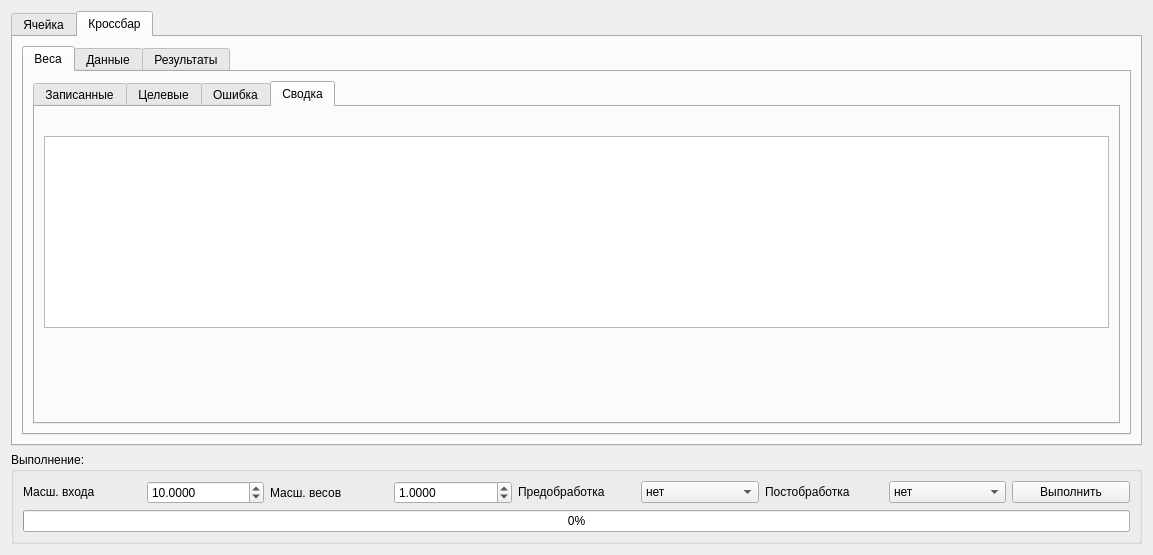
<?xml version="1.0" encoding="UTF-8"?>
<ui version="4.0">
 <class>Dialog</class>
 <widget class="QWidget" name="Dialog">
  <property name="geometry">
   <rect>
    <x>0</x>
    <y>0</y>
    <width>1153</width>
    <height>555</height>
   </rect>
  </property>
  <property name="windowTitle">
   <string>Математика</string>
  </property>
  <layout class="QVBoxLayout" name="verticalLayout_10">
   <item>
    <widget class="QTabWidget" name="tabwidget_mode">
     <property name="currentIndex">
      <number>1</number>
     </property>
     <widget class="QWidget" name="tab_3">
      <attribute name="title">
       <string>Ячейка</string>
      </attribute>
      <layout class="QHBoxLayout" name="horizontalLayout_9">
       <item>
        <layout class="QVBoxLayout" name="verticalLayout">
         <item>
          <widget class="QFrame" name="frame">
           <property name="frameShape">
            <enum>QFrame::StyledPanel</enum>
           </property>
           <property name="frameShadow">
            <enum>QFrame::Raised</enum>
           </property>
           <layout class="QHBoxLayout" name="horizontalLayout_8">
            <item>
             <widget class="QLabel" name="label_cell_info">
              <property name="sizePolicy">
               <sizepolicy hsizetype="Maximum" vsizetype="Preferred">
                <horstretch>0</horstretch>
                <verstretch>0</verstretch>
               </sizepolicy>
              </property>
              <property name="text">
               <string>WL=0, BL=0, R=0, Текущее значение=0</string>
              </property>
             </widget>
            </item>
            <item>
             <widget class="Line" name="line_2">
              <property name="orientation">
               <enum>Qt::Vertical</enum>
              </property>
             </widget>
            </item>
            <item>
             <widget class="QLabel" name="label_10">
              <property name="sizePolicy">
               <sizepolicy hsizetype="Maximum" vsizetype="Preferred">
                <horstretch>0</horstretch>
                <verstretch>0</verstretch>
               </sizepolicy>
              </property>
              <property name="text">
               <string>Целевое значение=</string>
              </property>
             </widget>
            </item>
            <item>
             <widget class="QDoubleSpinBox" name="spinbox_new_weight">
              <property name="sizePolicy">
               <sizepolicy hsizetype="Maximum" vsizetype="Fixed">
                <horstretch>0</horstretch>
                <verstretch>0</verstretch>
               </sizepolicy>
              </property>
              <property name="decimals">
               <number>4</number>
              </property>
              <property name="minimum">
               <double>0.000100000000000</double>
              </property>
              <property name="maximum">
               <double>99.999899999999997</double>
              </property>
              <property name="singleStep">
               <double>0.000100000000000</double>
              </property>
              <property name="value">
               <double>0.100000000000000</double>
              </property>
             </widget>
            </item>
            <item>
             <widget class="QPushButton" name="button_change_weight_cell">
              <property name="sizePolicy">
               <sizepolicy hsizetype="Maximum" vsizetype="Fixed">
                <horstretch>0</horstretch>
                <verstretch>0</verstretch>
               </sizepolicy>
              </property>
              <property name="text">
               <string>Задать</string>
              </property>
             </widget>
            </item>
            <item>
             <widget class="QLabel" name="label_target_resistance">
              <property name="sizePolicy">
               <sizepolicy hsizetype="Maximum" vsizetype="Preferred">
                <horstretch>0</horstretch>
                <verstretch>0</verstretch>
               </sizepolicy>
              </property>
              <property name="text">
               <string>R=</string>
              </property>
             </widget>
            </item>
            <item>
             <spacer name="horizontalSpacer">
              <property name="orientation">
               <enum>Qt::Horizontal</enum>
              </property>
              <property name="sizeHint" stdset="0">
               <size>
                <width>40</width>
                <height>20</height>
               </size>
              </property>
             </spacer>
            </item>
           </layout>
          </widget>
         </item>
         <item>
          <layout class="QHBoxLayout" name="horizontalLayout">
           <item>
            <widget class="QGroupBox" name="groupBox">
             <property name="title">
              <string>Входные значения:</string>
             </property>
             <layout class="QVBoxLayout" name="verticalLayout_5">
              <item>
               <layout class="QVBoxLayout" name="verticalLayout_2">
                <property name="sizeConstraint">
                 <enum>QLayout::SetDefaultConstraint</enum>
                </property>
                <item>
                 <layout class="QHBoxLayout" name="horizontalLayout_3">
                  <item>
                   <widget class="QPushButton" name="button_load_input_data">
                    <property name="text">
                     <string>Загрузить</string>
                    </property>
                   </widget>
                  </item>
                  <item>
                   <widget class="QPushButton" name="button_save_input_data">
                    <property name="text">
                     <string>Сохранить</string>
                    </property>
                   </widget>
                  </item>
                 </layout>
                </item>
                <item>
                 <layout class="QHBoxLayout" name="horizontalLayout_7">
                  <item>
                   <widget class="QLabel" name="label">
                    <property name="text">
                     <string>Числа:</string>
                    </property>
                   </widget>
                  </item>
                  <item>
                   <widget class="QLabel" name="label_2">
                    <property name="text">
                     <string>Напряжения:</string>
                    </property>
                   </widget>
                  </item>
                 </layout>
                </item>
                <item>
                 <layout class="QHBoxLayout" name="horizontalLayout_2">
                  <item>
                   <widget class="QPlainTextEdit" name="text_input_data">
                    <property name="sizePolicy">
                     <sizepolicy hsizetype="Expanding" vsizetype="Expanding">
                      <horstretch>0</horstretch>
                      <verstretch>0</verstretch>
                     </sizepolicy>
                    </property>
                   </widget>
                  </item>
                  <item>
                   <widget class="QPlainTextEdit" name="text_voltage"/>
                  </item>
                 </layout>
                </item>
                <item>
                 <widget class="QLabel" name="label_input_data_status">
                  <property name="text">
                   <string>Введите по одному числу в строке!</string>
                  </property>
                 </widget>
                </item>
               </layout>
              </item>
             </layout>
            </widget>
           </item>
           <item>
            <widget class="QGroupBox" name="groupBox_2">
             <property name="title">
              <string>Результат:</string>
             </property>
             <layout class="QVBoxLayout" name="verticalLayout_4">
              <item>
               <layout class="QVBoxLayout" name="verticalLayout_3">
                <item>
                 <layout class="QHBoxLayout" name="horizontalLayout_4">
                  <item>
                   <widget class="QPushButton" name="button_save_result">
                    <property name="text">
                     <string>Сохранить</string>
                    </property>
                   </widget>
                  </item>
                 </layout>
                </item>
                <item>
                 <widget class="QPlainTextEdit" name="text_output_data"/>
                </item>
                <item>
                 <widget class="QLabel" name="label_output_data_status">
                  <property name="text">
                   <string/>
                  </property>
                 </widget>
                </item>
               </layout>
              </item>
             </layout>
            </widget>
           </item>
          </layout>
         </item>
        </layout>
       </item>
      </layout>
     </widget>
     <widget class="QWidget" name="tab_4">
      <attribute name="title">
       <string>Кроссбар</string>
      </attribute>
      <layout class="QVBoxLayout" name="verticalLayout_7">
       <item>
        <widget class="QTabWidget" name="tabWidget_4">
         <property name="currentIndex">
          <number>0</number>
         </property>
         <widget class="QWidget" name="tab_2">
          <attribute name="title">
           <string>Веса</string>
          </attribute>
          <layout class="QVBoxLayout" name="verticalLayout_16">
           <item>
            <widget class="QTabWidget" name="tabWidget_2">
             <property name="currentIndex">
              <number>3</number>
             </property>
             <widget class="QWidget" name="tab_6">
              <attribute name="title">
               <string>Записанные</string>
              </attribute>
              <layout class="QVBoxLayout" name="verticalLayout_8">
               <item>
                <layout class="QHBoxLayout" name="horizontalLayout_13">
                 <item>
                  <widget class="QPushButton" name="button_read_current_weights_matrix">
                   <property name="text">
                    <string>Прочитать</string>
                   </property>
                  </widget>
                 </item>
                 <item>
                  <widget class="QPushButton" name="button_save_current_weights_matrix">
                   <property name="text">
                    <string>Сохранить csv</string>
                   </property>
                  </widget>
                 </item>
                 <item>
                  <widget class="QPushButton" name="button_heatmap_current_weights_matrix">
                   <property name="text">
                    <string>Хитмап</string>
                   </property>
                  </widget>
                 </item>
                 <item>
                  <widget class="QPushButton" name="button_histogram_current_weights_matrix">
                   <property name="text">
                    <string>Гистограмма</string>
                   </property>
                  </widget>
                 </item>
                 <item>
                  <spacer name="horizontalSpacer_7">
                   <property name="orientation">
                    <enum>Qt::Horizontal</enum>
                   </property>
                   <property name="sizeHint" stdset="0">
                    <size>
                     <width>40</width>
                     <height>20</height>
                    </size>
                   </property>
                  </spacer>
                 </item>
                </layout>
               </item>
               <item>
                <widget class="QTableWidget" name="table_real_weights"/>
               </item>
              </layout>
             </widget>
             <widget class="QWidget" name="tab_5">
              <attribute name="title">
               <string>Целевые</string>
              </attribute>
              <layout class="QVBoxLayout" name="verticalLayout_11">
               <item>
                <layout class="QHBoxLayout" name="horizontalLayout_5">
                 <item>
                  <widget class="QPushButton" name="button_goal_weights_from_current">
                   <property name="text">
                    <string>Из записанных</string>
                   </property>
                  </widget>
                 </item>
                 <item>
                  <widget class="QPushButton" name="button_write_goal_weights_matrix">
                   <property name="text">
                    <string>Записать</string>
                   </property>
                  </widget>
                 </item>
                 <item>
                  <widget class="QPushButton" name="button_save_goal_weights_matrix">
                   <property name="text">
                    <string>Сохранить csv</string>
                   </property>
                  </widget>
                 </item>
                 <item>
                  <widget class="QPushButton" name="button_heatmap_goal_weights_matrix">
                   <property name="text">
                    <string>Хитмап</string>
                   </property>
                  </widget>
                 </item>
                 <item>
                  <widget class="QPushButton" name="button_histogram_goal_weights_matrix">
                   <property name="text">
                    <string>Гистограмма</string>
                   </property>
                  </widget>
                 </item>
                 <item>
                  <spacer name="horizontalSpacer_6">
                   <property name="orientation">
                    <enum>Qt::Horizontal</enum>
                   </property>
                   <property name="sizeHint" stdset="0">
                    <size>
                     <width>40</width>
                     <height>20</height>
                    </size>
                   </property>
                  </spacer>
                 </item>
                </layout>
               </item>
               <item>
                <widget class="QTableWidget" name="table_goal_weights"/>
               </item>
              </layout>
             </widget>
             <widget class="QWidget" name="tab_7">
              <attribute name="title">
               <string>Ошибка</string>
              </attribute>
              <layout class="QVBoxLayout" name="verticalLayout_9">
               <item>
                <layout class="QHBoxLayout" name="horizontalLayout_14">
                 <item>
                  <widget class="QPushButton" name="button_calculate_error_weights">
                   <property name="text">
                    <string>Посчитать</string>
                   </property>
                  </widget>
                 </item>
                 <item>
                  <widget class="QPushButton" name="button_save_error_weights">
                   <property name="text">
                    <string>Сохранить csv</string>
                   </property>
                  </widget>
                 </item>
                 <item>
                  <widget class="QPushButton" name="button_heatmap_error_weights">
                   <property name="text">
                    <string>Хитмап</string>
                   </property>
                  </widget>
                 </item>
                 <item>
                  <widget class="QPushButton" name="button_histogram_error_weights_matrix">
                   <property name="text">
                    <string>Гистограмма</string>
                   </property>
                  </widget>
                 </item>
                 <item>
                  <spacer name="horizontalSpacer_8">
                   <property name="orientation">
                    <enum>Qt::Horizontal</enum>
                   </property>
                   <property name="sizeHint" stdset="0">
                    <size>
                     <width>40</width>
                     <height>20</height>
                    </size>
                   </property>
                  </spacer>
                 </item>
                </layout>
               </item>
               <item>
                <widget class="QTableWidget" name="table_weights_errors"/>
               </item>
              </layout>
             </widget>
             <widget class="QWidget" name="tab_10">
              <attribute name="title">
               <string>Сводка</string>
              </attribute>
              <layout class="QVBoxLayout" name="verticalLayout_22">
               <item>
                <widget class="QLabel" name="label_weight_info">
                 <property name="text">
                  <string/>
                 </property>
                </widget>
               </item>
               <item>
                <widget class="QTableWidget" name="table_summary"/>
               </item>
               <item>
                <spacer name="verticalSpacer">
                 <property name="orientation">
                  <enum>Qt::Vertical</enum>
                 </property>
                 <property name="sizeHint" stdset="0">
                  <size>
                   <width>20</width>
                   <height>40</height>
                  </size>
                 </property>
                </spacer>
               </item>
              </layout>
             </widget>
            </widget>
           </item>
          </layout>
         </widget>
         <widget class="QWidget" name="tab_11">
          <attribute name="title">
           <string>Данные</string>
          </attribute>
          <layout class="QVBoxLayout" name="verticalLayout_17">
           <item>
            <widget class="QTabWidget" name="tabWidget_3">
             <property name="currentIndex">
              <number>0</number>
             </property>
             <widget class="QWidget" name="tab_8">
              <attribute name="title">
               <string>Числа</string>
              </attribute>
              <layout class="QVBoxLayout" name="verticalLayout_12">
               <item>
                <layout class="QHBoxLayout" name="horizontalLayout_15">
                 <item>
                  <widget class="QPushButton" name="button_load_input_array_from_disk">
                   <property name="text">
                    <string>Загрузить из csv</string>
                   </property>
                  </widget>
                 </item>
                 <item>
                  <widget class="QPushButton" name="button_generate_random_input_data">
                   <property name="text">
                    <string>Генерировать случайно</string>
                   </property>
                  </widget>
                 </item>
                 <item>
                  <widget class="QPushButton" name="button_save_input_array_to_disk">
                   <property name="text">
                    <string>Сохранить csv</string>
                   </property>
                  </widget>
                 </item>
                 <item>
                  <spacer name="horizontalSpacer_2">
                   <property name="orientation">
                    <enum>Qt::Horizontal</enum>
                   </property>
                   <property name="sizeHint" stdset="0">
                    <size>
                     <width>40</width>
                     <height>20</height>
                    </size>
                   </property>
                  </spacer>
                 </item>
                </layout>
               </item>
               <item>
                <widget class="QTableWidget" name="input_data_table"/>
               </item>
              </layout>
             </widget>
             <widget class="QWidget" name="tab_17">
              <attribute name="title">
               <string>Напряжения</string>
              </attribute>
              <layout class="QVBoxLayout" name="verticalLayout_21">
               <item>
                <layout class="QHBoxLayout" name="horizontalLayout_11">
                 <item>
                  <widget class="QPushButton" name="button_save_input_voltage_to_disk">
                   <property name="text">
                    <string>Сохранить csv</string>
                   </property>
                  </widget>
                 </item>
                 <item>
                  <spacer name="horizontalSpacer_10">
                   <property name="orientation">
                    <enum>Qt::Horizontal</enum>
                   </property>
                   <property name="sizeHint" stdset="0">
                    <size>
                     <width>40</width>
                     <height>20</height>
                    </size>
                   </property>
                  </spacer>
                 </item>
                </layout>
               </item>
               <item>
                <widget class="QTableWidget" name="input_data_voltage_table"/>
               </item>
              </layout>
             </widget>
             <widget class="QWidget" name="tab">
              <attribute name="title">
               <string>Сводка</string>
              </attribute>
              <layout class="QVBoxLayout" name="verticalLayout_15">
               <item>
                <widget class="QLabel" name="label_data_info">
                 <property name="text">
                  <string/>
                 </property>
                </widget>
               </item>
               <item>
                <spacer name="verticalSpacer_2">
                 <property name="orientation">
                  <enum>Qt::Vertical</enum>
                 </property>
                 <property name="sizeHint" stdset="0">
                  <size>
                   <width>20</width>
                   <height>40</height>
                  </size>
                 </property>
                </spacer>
               </item>
              </layout>
             </widget>
            </widget>
           </item>
          </layout>
         </widget>
         <widget class="QWidget" name="tab_12">
          <attribute name="title">
           <string>Результаты</string>
          </attribute>
          <layout class="QVBoxLayout" name="verticalLayout_20">
           <item>
            <widget class="QTabWidget" name="tabWidget">
             <property name="currentIndex">
              <number>0</number>
             </property>
             <widget class="QWidget" name="tab_9">
              <attribute name="title">
               <string>Прогноз</string>
              </attribute>
              <layout class="QVBoxLayout" name="verticalLayout_13">
               <item>
                <layout class="QHBoxLayout" name="horizontalLayout_10">
                 <item>
                  <widget class="QPushButton" name="button_predict_output_data">
                   <property name="text">
                    <string>Посчитать</string>
                   </property>
                  </widget>
                 </item>
                 <item>
                  <spacer name="horizontalSpacer_9">
                   <property name="orientation">
                    <enum>Qt::Horizontal</enum>
                   </property>
                   <property name="sizeHint" stdset="0">
                    <size>
                     <width>40</width>
                     <height>20</height>
                    </size>
                   </property>
                  </spacer>
                 </item>
                </layout>
               </item>
               <item>
                <widget class="QTableWidget" name="predicted_output_table"/>
               </item>
              </layout>
             </widget>
             <widget class="QWidget" name="tab_15">
              <attribute name="title">
               <string>Эталон</string>
              </attribute>
              <layout class="QVBoxLayout" name="verticalLayout_14">
               <item>
                <layout class="QHBoxLayout" name="horizontalLayout_6">
                 <item>
                  <widget class="QPushButton" name="button_calculate_etalon_results">
                   <property name="text">
                    <string>Посчитать</string>
                   </property>
                  </widget>
                 </item>
                 <item>
                  <widget class="QPushButton" name="button_save_etalon_array_to_disk">
                   <property name="text">
                    <string>Сохранить csv</string>
                   </property>
                  </widget>
                 </item>
                 <item>
                  <spacer name="horizontalSpacer_3">
                   <property name="orientation">
                    <enum>Qt::Horizontal</enum>
                   </property>
                   <property name="sizeHint" stdset="0">
                    <size>
                     <width>40</width>
                     <height>20</height>
                    </size>
                   </property>
                  </spacer>
                 </item>
                </layout>
               </item>
               <item>
                <widget class="QTableWidget" name="etalon_output_table"/>
               </item>
              </layout>
             </widget>
             <widget class="QWidget" name="tab_13">
              <attribute name="title">
               <string>Результат</string>
              </attribute>
              <layout class="QVBoxLayout" name="verticalLayout_18">
               <item>
                <layout class="QHBoxLayout" name="horizontalLayout_16">
                 <item>
                  <widget class="QPushButton" name="button_save_output_array_to_disk">
                   <property name="text">
                    <string>Сохранить csv</string>
                   </property>
                  </widget>
                 </item>
                 <item>
                  <widget class="QPushButton" name="button_etalon_vs_output_graph">
                   <property name="text">
                    <string>График</string>
                   </property>
                  </widget>
                 </item>
                 <item>
                  <widget class="QLabel" name="label_7">
                   <property name="text">
                    <string>Поправка:</string>
                   </property>
                  </widget>
                 </item>
                 <item>
                  <widget class="QDoubleSpinBox" name="spinbox_correction">
                   <property name="decimals">
                    <number>4</number>
                   </property>
                   <property name="minimum">
                    <double>0.000100000000000</double>
                   </property>
                   <property name="maximum">
                    <double>999.999900000000025</double>
                   </property>
                   <property name="value">
                    <double>16.000000000000000</double>
                   </property>
                  </widget>
                 </item>
                 <item>
                  <widget class="QCheckBox" name="checkbox_correction">
                   <property name="text">
                    <string/>
                   </property>
                   <property name="checked">
                    <bool>false</bool>
                   </property>
                  </widget>
                 </item>
                 <item>
                  <spacer name="horizontalSpacer_4">
                   <property name="orientation">
                    <enum>Qt::Horizontal</enum>
                   </property>
                   <property name="sizeHint" stdset="0">
                    <size>
                     <width>40</width>
                     <height>20</height>
                    </size>
                   </property>
                  </spacer>
                 </item>
                </layout>
               </item>
               <item>
                <widget class="QTableWidget" name="result_output_table"/>
               </item>
              </layout>
             </widget>
             <widget class="QWidget" name="tab_14">
              <attribute name="title">
               <string>Ошибка</string>
              </attribute>
              <layout class="QVBoxLayout" name="verticalLayout_19">
               <item>
                <layout class="QHBoxLayout" name="horizontalLayout_17">
                 <item>
                  <widget class="QPushButton" name="button_calculate_matmul_errors">
                   <property name="text">
                    <string>Посчитать</string>
                   </property>
                  </widget>
                 </item>
                 <item>
                  <widget class="QPushButton" name="button_save_error_array_to_disk">
                   <property name="text">
                    <string>Сохранить csv</string>
                   </property>
                  </widget>
                 </item>
                 <item>
                  <spacer name="horizontalSpacer_5">
                   <property name="orientation">
                    <enum>Qt::Horizontal</enum>
                   </property>
                   <property name="sizeHint" stdset="0">
                    <size>
                     <width>40</width>
                     <height>20</height>
                    </size>
                   </property>
                  </spacer>
                 </item>
                </layout>
               </item>
               <item>
                <widget class="QTableWidget" name="error_output_table"/>
               </item>
              </layout>
             </widget>
             <widget class="QWidget" name="tab_16">
              <attribute name="title">
               <string>Сводка</string>
              </attribute>
              <layout class="QVBoxLayout" name="verticalLayout_23">
               <item>
                <widget class="QLabel" name="label_result_info">
                 <property name="text">
                  <string/>
                 </property>
                </widget>
               </item>
               <item>
                <spacer name="verticalSpacer_3">
                 <property name="orientation">
                  <enum>Qt::Vertical</enum>
                 </property>
                 <property name="sizeHint" stdset="0">
                  <size>
                   <width>20</width>
                   <height>228</height>
                  </size>
                 </property>
                </spacer>
               </item>
              </layout>
             </widget>
            </widget>
           </item>
          </layout>
         </widget>
        </widget>
       </item>
      </layout>
     </widget>
    </widget>
   </item>
   <item>
    <widget class="QGroupBox" name="groupBox_3">
     <property name="title">
      <string>Выполнение:</string>
     </property>
     <layout class="QVBoxLayout" name="verticalLayout_6">
      <item>
       <layout class="QHBoxLayout" name="horizontalLayout_18">
        <item>
         <widget class="QLabel" name="label_4">
          <property name="sizePolicy">
           <sizepolicy hsizetype="Preferred" vsizetype="Maximum">
            <horstretch>0</horstretch>
            <verstretch>0</verstretch>
           </sizepolicy>
          </property>
          <property name="text">
           <string>Масш. входа</string>
          </property>
         </widget>
        </item>
        <item>
         <widget class="QDoubleSpinBox" name="spinbox_max_input">
          <property name="sizePolicy">
           <sizepolicy hsizetype="Minimum" vsizetype="Fixed">
            <horstretch>0</horstretch>
            <verstretch>0</verstretch>
           </sizepolicy>
          </property>
          <property name="decimals">
           <number>4</number>
          </property>
          <property name="minimum">
           <double>0.000100000000000</double>
          </property>
          <property name="maximum">
           <double>99.999899999999997</double>
          </property>
          <property name="singleStep">
           <double>0.000100000000000</double>
          </property>
          <property name="value">
           <double>10.000000000000000</double>
          </property>
         </widget>
        </item>
        <item>
         <widget class="QLabel" name="label_3">
          <property name="text">
           <string>Масш. весов</string>
          </property>
         </widget>
        </item>
        <item>
         <widget class="QDoubleSpinBox" name="spinbox_max_weight">
          <property name="decimals">
           <number>4</number>
          </property>
          <property name="minimum">
           <double>0.000100000000000</double>
          </property>
          <property name="maximum">
           <double>99.999899999999997</double>
          </property>
          <property name="singleStep">
           <double>0.000100000000000</double>
          </property>
          <property name="value">
           <double>1.000000000000000</double>
          </property>
         </widget>
        </item>
        <item>
         <widget class="QLabel" name="label_5">
          <property name="sizePolicy">
           <sizepolicy hsizetype="Preferred" vsizetype="Maximum">
            <horstretch>0</horstretch>
            <verstretch>0</verstretch>
           </sizepolicy>
          </property>
          <property name="text">
           <string>Предобработка</string>
          </property>
         </widget>
        </item>
        <item>
         <widget class="QComboBox" name="combo_preprocess">
          <property name="sizePolicy">
           <sizepolicy hsizetype="Preferred" vsizetype="Fixed">
            <horstretch>0</horstretch>
            <verstretch>0</verstretch>
           </sizepolicy>
          </property>
          <item>
           <property name="text">
            <string>нет</string>
           </property>
          </item>
          <item>
           <property name="text">
            <string>scaling</string>
           </property>
          </item>
         </widget>
        </item>
        <item>
         <widget class="QLabel" name="label_6">
          <property name="sizePolicy">
           <sizepolicy hsizetype="Preferred" vsizetype="Maximum">
            <horstretch>0</horstretch>
            <verstretch>0</verstretch>
           </sizepolicy>
          </property>
          <property name="text">
           <string>Постобработка</string>
          </property>
         </widget>
        </item>
        <item>
         <widget class="QComboBox" name="combo_postprocess">
          <property name="sizePolicy">
           <sizepolicy hsizetype="Preferred" vsizetype="Fixed">
            <horstretch>0</horstretch>
            <verstretch>0</verstretch>
           </sizepolicy>
          </property>
          <item>
           <property name="text">
            <string>нет</string>
           </property>
          </item>
          <item>
           <property name="text">
            <string>scaling</string>
           </property>
          </item>
         </widget>
        </item>
        <item>
         <widget class="QPushButton" name="button_apply">
          <property name="sizePolicy">
           <sizepolicy hsizetype="Minimum" vsizetype="Fixed">
            <horstretch>0</horstretch>
            <verstretch>0</verstretch>
           </sizepolicy>
          </property>
          <property name="text">
           <string>Выполнить</string>
          </property>
         </widget>
        </item>
       </layout>
      </item>
      <item>
       <widget class="QProgressBar" name="progress_bar">
        <property name="value">
         <number>0</number>
        </property>
       </widget>
      </item>
     </layout>
    </widget>
   </item>
  </layout>
 </widget>
 <resources/>
 <connections/>
</ui>
